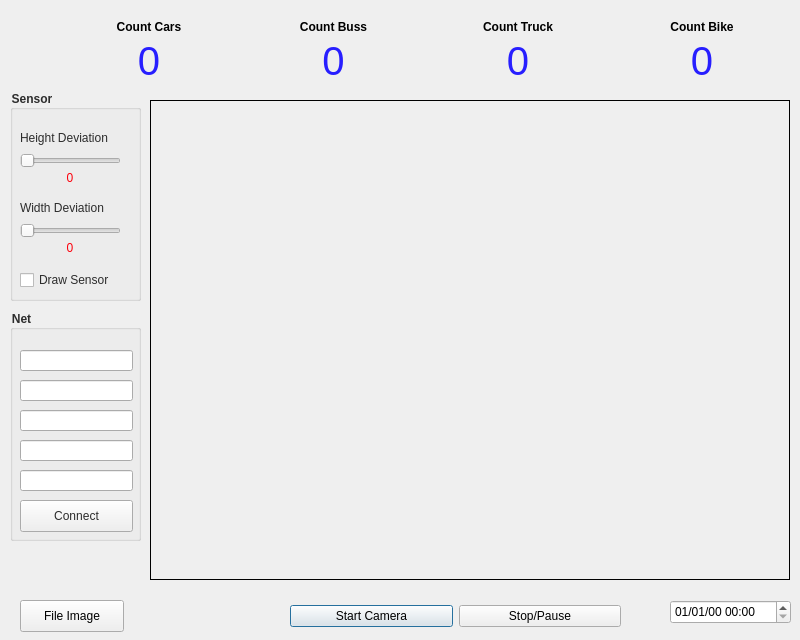
<?xml version="1.0" encoding="UTF-8"?>
<ui version="4.0">
 <class>dialog_main</class>
 <widget class="QDialog" name="dialog_main">
  <property name="geometry">
   <rect>
    <x>0</x>
    <y>0</y>
    <width>800</width>
    <height>640</height>
   </rect>
  </property>
  <property name="windowTitle">
   <string>Dialog</string>
  </property>
  <widget class="QLabel" name="image_label">
   <property name="geometry">
    <rect>
     <x>150</x>
     <y>100</y>
     <width>640</width>
     <height>480</height>
    </rect>
   </property>
   <property name="frameShape">
    <enum>QFrame::Box</enum>
   </property>
  </widget>
  <widget class="QGroupBox" name="gb_sensor">
   <property name="geometry">
    <rect>
     <x>10</x>
     <y>90</y>
     <width>131</width>
     <height>211</height>
    </rect>
   </property>
   <property name="font">
    <font>
     <family>Arial</family>
     <weight>75</weight>
     <bold>true</bold>
    </font>
   </property>
   <property name="styleSheet">
    <string notr="true">color: rgb(44, 44, 44);</string>
   </property>
   <property name="title">
    <string>Sensor</string>
   </property>
   <widget class="QLabel" name="label_height_deviation">
    <property name="geometry">
     <rect>
      <x>10</x>
      <y>40</y>
      <width>101</width>
      <height>16</height>
     </rect>
    </property>
    <property name="font">
     <font>
      <family>Arial</family>
     </font>
    </property>
    <property name="text">
     <string>Height Deviation </string>
    </property>
   </widget>
   <widget class="QSlider" name="sl_height_deviation">
    <property name="geometry">
     <rect>
      <x>10</x>
      <y>60</y>
      <width>101</width>
      <height>22</height>
     </rect>
    </property>
    <property name="maximum">
     <number>10</number>
    </property>
    <property name="singleStep">
     <number>1</number>
    </property>
    <property name="orientation">
     <enum>Qt::Horizontal</enum>
    </property>
   </widget>
   <widget class="QLabel" name="label_width_deviation">
    <property name="geometry">
     <rect>
      <x>10</x>
      <y>110</y>
      <width>101</width>
      <height>16</height>
     </rect>
    </property>
    <property name="font">
     <font>
      <family>Arial</family>
     </font>
    </property>
    <property name="text">
     <string>Width Deviation </string>
    </property>
   </widget>
   <widget class="QSlider" name="sl_width_deviation">
    <property name="geometry">
     <rect>
      <x>10</x>
      <y>130</y>
      <width>101</width>
      <height>22</height>
     </rect>
    </property>
    <property name="maximum">
     <number>20</number>
    </property>
    <property name="singleStep">
     <number>1</number>
    </property>
    <property name="orientation">
     <enum>Qt::Horizontal</enum>
    </property>
   </widget>
   <widget class="QCheckBox" name="chk_sensor">
    <property name="geometry">
     <rect>
      <x>10</x>
      <y>180</y>
      <width>111</width>
      <height>20</height>
     </rect>
    </property>
    <property name="text">
     <string>Draw Sensor</string>
    </property>
   </widget>
   <widget class="QLabel" name="label_value_hd">
    <property name="geometry">
     <rect>
      <x>30</x>
      <y>80</y>
      <width>60</width>
      <height>16</height>
     </rect>
    </property>
    <property name="styleSheet">
     <string notr="true">color: rgb(252, 0, 11);</string>
    </property>
    <property name="text">
     <string>0</string>
    </property>
    <property name="alignment">
     <set>Qt::AlignCenter</set>
    </property>
   </widget>
   <widget class="QLabel" name="label_value_wd">
    <property name="geometry">
     <rect>
      <x>30</x>
      <y>150</y>
      <width>60</width>
      <height>16</height>
     </rect>
    </property>
    <property name="styleSheet">
     <string notr="true">color: rgb(252, 0, 11);</string>
    </property>
    <property name="text">
     <string>0</string>
    </property>
    <property name="alignment">
     <set>Qt::AlignCenter</set>
    </property>
   </widget>
  </widget>
  <widget class="QGroupBox" name="gb_net">
   <property name="geometry">
    <rect>
     <x>10</x>
     <y>310</y>
     <width>131</width>
     <height>231</height>
    </rect>
   </property>
   <property name="font">
    <font>
     <family>Arial</family>
     <weight>75</weight>
     <bold>true</bold>
    </font>
   </property>
   <property name="styleSheet">
    <string notr="true">color: rgb(44, 44, 44);</string>
   </property>
   <property name="title">
    <string>Net</string>
   </property>
   <widget class="QPushButton" name="btn_connect">
    <property name="geometry">
     <rect>
      <x>10</x>
      <y>190</y>
      <width>113</width>
      <height>32</height>
     </rect>
    </property>
    <property name="whatsThis">
     <string notr="true"/>
    </property>
    <property name="text">
     <string>Connect</string>
    </property>
   </widget>
   <widget class="QLineEdit" name="et_user">
    <property name="geometry">
     <rect>
      <x>10</x>
      <y>40</y>
      <width>113</width>
      <height>21</height>
     </rect>
    </property>
    <property name="toolTip">
     <string extracomment="User"/>
    </property>
    <property name="toolTipDuration">
     <number>1</number>
    </property>
    <property name="whatsThis">
     <string extracomment="Name User"/>
    </property>
    <property name="inputMethodHints">
     <set>Qt::ImhNone</set>
    </property>
    <property name="text">
     <string extracomment="User"/>
    </property>
    <property name="placeholderText">
     <string comment="User" extracomment="User"/>
    </property>
    <property name="clearButtonEnabled">
     <bool>true</bool>
    </property>
   </widget>
   <widget class="QLineEdit" name="et_password">
    <property name="geometry">
     <rect>
      <x>10</x>
      <y>70</y>
      <width>113</width>
      <height>21</height>
     </rect>
    </property>
    <property name="inputMethodHints">
     <set>Qt::ImhHiddenText|Qt::ImhNoAutoUppercase|Qt::ImhNoPredictiveText|Qt::ImhSensitiveData</set>
    </property>
    <property name="echoMode">
     <enum>QLineEdit::Password</enum>
    </property>
    <property name="placeholderText">
     <string extracomment="Password"/>
    </property>
    <property name="clearButtonEnabled">
     <bool>true</bool>
    </property>
   </widget>
   <widget class="QLineEdit" name="et_ip">
    <property name="geometry">
     <rect>
      <x>10</x>
      <y>100</y>
      <width>113</width>
      <height>21</height>
     </rect>
    </property>
    <property name="inputMethodHints">
     <set>Qt::ImhUrlCharactersOnly</set>
    </property>
    <property name="placeholderText">
     <string extracomment="IP Camera"/>
    </property>
    <property name="clearButtonEnabled">
     <bool>true</bool>
    </property>
   </widget>
   <widget class="QLineEdit" name="et_resolution">
    <property name="geometry">
     <rect>
      <x>10</x>
      <y>130</y>
      <width>113</width>
      <height>21</height>
     </rect>
    </property>
    <property name="inputMethodHints">
     <set>Qt::ImhNone</set>
    </property>
    <property name="placeholderText">
     <string extracomment="Resolution"/>
    </property>
    <property name="clearButtonEnabled">
     <bool>true</bool>
    </property>
   </widget>
   <widget class="QLineEdit" name="et_fps">
    <property name="geometry">
     <rect>
      <x>10</x>
      <y>160</y>
      <width>113</width>
      <height>21</height>
     </rect>
    </property>
    <property name="inputMethodHints">
     <set>Qt::ImhDigitsOnly</set>
    </property>
    <property name="placeholderText">
     <string extracomment="Frame Second"/>
    </property>
    <property name="clearButtonEnabled">
     <bool>true</bool>
    </property>
   </widget>
  </widget>
  <widget class="QPushButton" name="btn_file_image">
   <property name="geometry">
    <rect>
     <x>20</x>
     <y>600</y>
     <width>104</width>
     <height>32</height>
    </rect>
   </property>
   <property name="text">
    <string>File Image</string>
   </property>
  </widget>
  <widget class="QDateTimeEdit" name="date_time">
   <property name="geometry">
    <rect>
     <x>670</x>
     <y>600</y>
     <width>121</width>
     <height>24</height>
    </rect>
   </property>
   <property name="displayFormat">
    <string>dd/MM/yy HH:mm</string>
   </property>
  </widget>
  <widget class="QWidget" name="layoutWidget">
   <property name="geometry">
    <rect>
     <x>60</x>
     <y>20</y>
     <width>731</width>
     <height>62</height>
    </rect>
   </property>
   <layout class="QHBoxLayout" name="horizontalLayout">
    <item>
     <layout class="QVBoxLayout" name="verticalLayout">
      <item>
       <widget class="QLabel" name="lbl_count">
        <property name="font">
         <font>
          <weight>75</weight>
          <bold>true</bold>
         </font>
        </property>
        <property name="text">
         <string>Count Cars</string>
        </property>
        <property name="alignment">
         <set>Qt::AlignCenter</set>
        </property>
       </widget>
      </item>
      <item>
       <widget class="QLabel" name="count_car">
        <property name="font">
         <font>
          <family>Arial</family>
          <pointsize>30</pointsize>
         </font>
        </property>
        <property name="styleSheet">
         <string notr="true">color: rgb(39, 30, 255);</string>
        </property>
        <property name="text">
         <string>0</string>
        </property>
        <property name="alignment">
         <set>Qt::AlignCenter</set>
        </property>
       </widget>
      </item>
     </layout>
    </item>
    <item>
     <layout class="QVBoxLayout" name="verticalLayout_2">
      <item>
       <widget class="QLabel" name="lbl_buss">
        <property name="font">
         <font>
          <weight>75</weight>
          <bold>true</bold>
         </font>
        </property>
        <property name="text">
         <string>Count Buss</string>
        </property>
        <property name="alignment">
         <set>Qt::AlignCenter</set>
        </property>
       </widget>
      </item>
      <item>
       <widget class="QLabel" name="count_buss">
        <property name="font">
         <font>
          <family>Arial</family>
          <pointsize>30</pointsize>
         </font>
        </property>
        <property name="styleSheet">
         <string notr="true">color: rgb(39, 30, 255);</string>
        </property>
        <property name="text">
         <string>0</string>
        </property>
        <property name="alignment">
         <set>Qt::AlignCenter</set>
        </property>
       </widget>
      </item>
     </layout>
    </item>
    <item>
     <layout class="QVBoxLayout" name="verticalLayout_3">
      <item>
       <widget class="QLabel" name="lbl_truck">
        <property name="font">
         <font>
          <weight>75</weight>
          <bold>true</bold>
         </font>
        </property>
        <property name="text">
         <string>Count Truck</string>
        </property>
        <property name="alignment">
         <set>Qt::AlignCenter</set>
        </property>
       </widget>
      </item>
      <item>
       <widget class="QLabel" name="count_truck">
        <property name="font">
         <font>
          <family>Arial</family>
          <pointsize>30</pointsize>
         </font>
        </property>
        <property name="styleSheet">
         <string notr="true">color: rgb(39, 30, 255);</string>
        </property>
        <property name="text">
         <string>0</string>
        </property>
        <property name="alignment">
         <set>Qt::AlignCenter</set>
        </property>
       </widget>
      </item>
     </layout>
    </item>
    <item>
     <layout class="QVBoxLayout" name="verticalLayout_4">
      <item>
       <widget class="QLabel" name="lbl_bike">
        <property name="font">
         <font>
          <weight>75</weight>
          <bold>true</bold>
         </font>
        </property>
        <property name="text">
         <string>Count Bike</string>
        </property>
        <property name="alignment">
         <set>Qt::AlignCenter</set>
        </property>
       </widget>
      </item>
      <item>
       <widget class="QLabel" name="count_bike">
        <property name="font">
         <font>
          <family>Arial</family>
          <pointsize>30</pointsize>
         </font>
        </property>
        <property name="styleSheet">
         <string notr="true">color: rgb(39, 30, 255);</string>
        </property>
        <property name="text">
         <string>0</string>
        </property>
        <property name="alignment">
         <set>Qt::AlignCenter</set>
        </property>
       </widget>
      </item>
     </layout>
    </item>
   </layout>
  </widget>
  <widget class="QWidget" name="layoutWidget">
   <property name="geometry">
    <rect>
     <x>290</x>
     <y>600</y>
     <width>331</width>
     <height>32</height>
    </rect>
   </property>
   <layout class="QHBoxLayout" name="horizontalLayout_2">
    <item>
     <widget class="QPushButton" name="btn_start">
      <property name="text">
       <string>Start Camera</string>
      </property>
      <property name="autoDefault">
       <bool>false</bool>
      </property>
      <property name="default">
       <bool>true</bool>
      </property>
     </widget>
    </item>
    <item>
     <widget class="QPushButton" name="btn_stop">
      <property name="text">
       <string>Stop/Pause</string>
      </property>
     </widget>
    </item>
   </layout>
  </widget>
  <widget class="QLabel" name="label_logo">
   <property name="geometry">
    <rect>
     <x>20</x>
     <y>30</y>
     <width>71</width>
     <height>31</height>
    </rect>
   </property>
   <property name="text">
    <string/>
   </property>
  </widget>
 </widget>
 <resources/>
 <connections/>
</ui>
